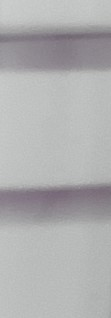
#> input picture img/std268.jpg, 111 x 318 px
$ python canny.py
#> lines starting #> are read from the running program, lines starting #| are printed output that depends on the picture; after the words box and inside, x2 and y2 are one past the last pixel; in counts of white or black regions, pixels touching at a corner belong together; long printed decimals are rounded
### zdyf.py
import cv2
import numpy as np

# [111 lines left out: functions canny_trackbar, solve_quad, threshold_trackbar, Exposure_adj, cvAvg, cvContrastRatio and 1 more, not called in this run]

def takesecond(elem):
    return elem[1]

# [6 lines left out: function gammaAdj, not called in this run]

### canny.py
import cv2
import numpy as np
import zdyf
import math

def cv_show(name,img):
    cv2.imshow(name,img)
    cv2.waitKey(0)
    cv2.destroyAllWindows()

stdv=185.6765734265734

#二值化
img=cv2.imread('img/std268.jpg')
#> img is the input picture: shape (318, 111, 3); mean B, G, R 176, 175.1, 175

img_gray=cv2.cvtColor(img,cv2.COLOR_BGR2GRAY)
cv_show('img',img_gray)
#zdyf.canny_trackbar(img_gray)
# cannyres=cv2.Canny(img_gray,40,120)

ret, h1 = cv2.threshold(img_gray.copy(), 0, 255, cv2.THRESH_BINARY+cv2.THRESH_OTSU)
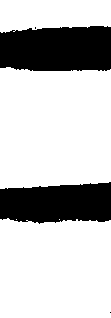
#> h1: shape (318, 111); 75.8% white; 4 black regions (2 under 20 px), largest, box (x1, y1, x2, y2) and area: (0, 26, 111, 71) 4627, (0, 182, 111, 224) 3905
#> ret = 162
print("二值化")
cv_show('img',h1)
h1=cv2.bitwise_not(h1)
cv_show('img',h1)

#开运算
kernel = np.ones((3,3),np.uint8)
closing = cv2.morphologyEx(h1, cv2.MORPH_OPEN, kernel)
#> closing: shape (318, 111); 24% white; 2 white regions, box (x1, y1, x2, y2) and area: (0, 26, 111, 71) 4600, (0, 182, 111, 223) 3879
print("开运算")
cv2.imshow('opening', closing)
cv2.waitKey(0)
cv2.destroyAllWindows()

border=cv2.Canny(closing,45,50)
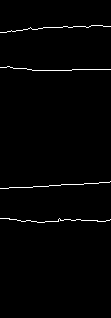
#> border: shape (318, 111); 1.3% white in thin lines or dots, all inside (x1, y1, x2, y2) = (0, 25, 111, 223)
cv_show('img',closing)

linelist=[]

lines = cv2.HoughLinesP(border, 0.8, np.pi / 720, 20,minLineLength=50, maxLineGap=20)
#> lines = [[42, 70, 110, 69], [0, 188, 109, 182], [21, 221, 109, 220], [28, 28, 102, 25]]
for line in lines:
    x1, y1, x2, y2 = line[0]
    linelist.append([x1,y1,x2,y2])
#> this loop made 4 passes
#> after the loop, linelist has the same summary as lines


linelist.sort(key=zdyf.takesecond)
print(linelist)
#| [[28, 28, 102, 25], [42, 70, 110, 69], [0, 188, 109, 182], [21, 221, 109, 220]]
x1,y1,x2,y2=linelist[0]


cv_show("img",img)
tan=(y1-y2)/(x2-x1)
#> tan = 0.0405
t=math.degrees(math.atan(tan))
#> t = 2.32
print(t)
#| 2.322

y=img.shape[0]
#> y = 318
x=img.shape[1]
#> x = 111
xmid=(int)(x/2)
#> xmid = 55
ymid=(int)((linelist[0][2]+linelist[len(linelist)-1][2])/2)
#> ymid = 105

M = cv2.getRotationMatrix2D((xmid, ymid), -t, 1)
#> M = [[0.999, -0.0405, 4.3], [0.0405, 0.999, -2.14]]
closing = cv2.warpAffine(closing, M, (x, y))
img=cv2.warpAffine(img, M, (x, y))
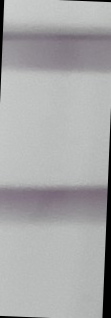
#> img: shape (318, 111, 3); mean B, G, R 169.6, 168.7, 168.7
cv2.imshow('rotation', closing)
cv2.waitKey(0)

#闭运算
kernel = np.ones((10,10),np.uint8)
closing = cv2.morphologyEx(closing, cv2.MORPH_CLOSE, kernel)
print("闭运算")
cv2.imshow('closing', closing)
cv2.waitKey(0)
cv2.destroyAllWindows()

#开运算
kernel = np.ones((10,10),np.uint8)
closing = cv2.morphologyEx(closing, cv2.MORPH_OPEN, kernel)
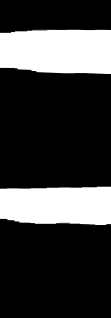
#> closing: shape (318, 111); min 0, max 255, mean 61.4
print("开运算")
cv2.imshow('opening', closing)
cv2.waitKey(0)
cv2.destroyAllWindows()

#开运算
kernel = np.ones((50,50),np.uint8)
closing = cv2.morphologyEx(closing.copy(), cv2.MORPH_CLOSE, kernel)
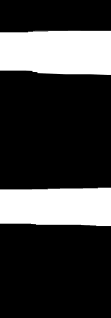
#> closing: shape (318, 111); min 0, max 255, mean 62.3
print("闭运算")
cv2.imshow('closing', closing)
cv2.waitKey(0)
cv2.destroyAllWindows()

# [7 lines of commented-out code are left out]
contours, hierarchy = cv2.findContours(closing, cv2.RETR_TREE, cv2.CHAIN_APPROX_SIMPLE)
#> contours = 2 contours; box (x1, y1, x2, y2) and area: (0, 30, 111, 75) 4618, (0, 187, 111, 227) 3940
draw_img = img.copy()
res=cv2.drawContours(draw_img,contours,-1,(0,0,255),1)
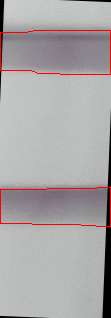
#> res: shape (318, 111, 3); mean B, G, R 167.4, 166.5, 170.7
print("轮廓")
cv_show('img',res)


#T线轮廓矩形
cnt=contours[1]
#> cnt = contour of 16 points, box (x1, y1, x2, y2) (0, 30, 111, 75), area 4618
tx,ty,tw,th = cv2.boundingRect(cnt)
#> tx = 0; ty = 30; tw = 111; th = 45
tx1=tx+(int)(tw/4)
#> tx1 = 27
ty1=ty+(int)(th/10)
#> ty1 = 34
tx2=tx+tw-(int)(tw/4)
#> tx2 = 84
ty2=ty-(int)(th/3.5)+th
#> ty2 = 63
imgc = cv2.rectangle(img.copy(),(tx1,ty1),(tx2,ty2),(0,255,0),1)
print("T线轮廓矩形")
cv_show('img',img)

#T线分割
roi2=img.copy()[ty1:ty2,tx1:tx2]
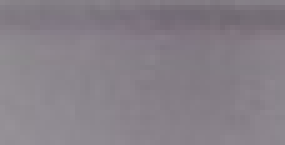
#> roi2: shape (29, 57, 3) (shown 5 times larger); mean B, G, R 135.9, 128, 134.6
print("T线分割")
cv_show('img',roi2)

#T线图像转灰度图
roi2_gray=cv2.cvtColor(roi2.copy(),cv2.COLOR_BGR2GRAY)
print("T线灰度图")
cv_show('img',roi2_gray)


#C线轮廓矩形
cnt=contours[0]
cx,cy,cw,ch = cv2.boundingRect(cnt)
cx1=cx+(int)(tw/4)
cy1=cy+(int)(th/10)
cx2=cx+cw-(int)(tw/4)
cy2=cy-(int)(th/3.5)+th
imgc = cv2.rectangle(imgc.copy(),(cx1,cy1),(cx2,cy2),(0,255,0),1)
print("C线轮廓矩形")
cv_show('img',imgc)

#C线分割
roi1=img.copy()[cy1:cy2,cx1:cx2]
print("C线分割")
cv_show('img',roi1)

#C线转灰度
roi1_gray=cv2.cvtColor(roi1.copy(),cv2.COLOR_BGR2GRAY)
print("C线图像转化为灰度图")
cv_show('img',roi1_gray)


#计算标C灰度图平均灰度值和方差
avgC=zdyf.cvAvg(roi1_gray)
variance=zdyf.Variance(roi1_gray)
print("平均灰度值为",avgC)
print("方差为",variance)


#w区域
wx=tx
wy=(int)((cy+ty)/2)
wh=th
ww=tw

wx1=cx1
wy1=(int)((cy1+ty1)/2)
wx2=cx2
wy2=wy1+cy2-cy1

imgc = cv2.rectangle(imgc.copy(),(wx1,wy1),(wx2,wy2),(0,255,0),1)
print("w区域轮廓矩形")
cv_show('img',imgc)
roiw=img.copy()[wy1:wy2,wx1:wx2]
print("w区域分割")
cv_show('img',roiw)
roiw_gray=cv2.cvtColor(roiw,cv2.COLOR_BGR2GRAY)
avgW=zdyf.cvAvg(roiw_gray)
print("W灰度为",avgW)
roiwhsv=cv2.cvtColor(roiw,cv2.COLOR_BGR2HSV)
roiwh,roiws,roiwv=cv2.split(roiwhsv)
avgWh=zdyf.cvAvg(roiwv)
print("w平均V分量",avgWh)


avgT=zdyf.cvAvg(roi2_gray)
variance2=zdyf.Variance(roi2_gray)
print("平均灰度值为",avgT)
print("方差为",variance2)

rate=avgC/avgT
print("灰度的比值为",rate)
result=(avgW-avgT)/((avgW-avgT)+(avgW-avgC))
print("T/(T+C)=",result)

# [7 lines of commented-out code are left out]

$ run again, with img/std175.jpg copied over img/std268.jpg
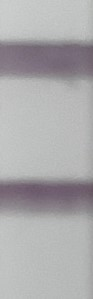
#> input picture img/std175.jpg, 93 x 299 px
#> img is the input picture: shape (299, 93, 3); mean B, G, R 172.2, 170.4, 171.7
#> `ret, h1 = cv2.threshold(img_gray.copy(), 0, 255, cv2.THRESH_BINARY+cv2..`:
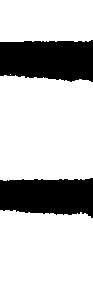
#> h1: shape (299, 93); 76.5% white; 2 black regions, box (x1, y1, x2, y2) and area: (0, 40, 93, 82) 3437, (0, 178, 93, 218) 3095
#> ret = 153
#> border: shape (299, 93); 1.3% white in thin lines or dots, all inside (x1, y1, x2, y2) = (0, 39, 93, 218)
#> lines = [[0, 179, 85, 179], [0, 41, 89, 41], [0, 209, 89, 215], [0, 75, 54, 78], [25, 40, 91, 40], [5, 74, 74, 80]]
#> the loop `for line in lines:` made 6 passes
#> after the loop `for line in lines:`: linelist has the same summary as lines
#| [[25, 40, 91, 40], [0, 41, 89, 41], [5, 74, 74, 80], [0, 75, 54, 78], [0, 179, 85, 179], [0, 209, 89, 215]]
#> `x1,y1,x2,y2=linelist[0]`: x1 = 25; y1 = 40; x2 = 91; y2 = 40
#> tan = 0
#| 0.0
#> ymid = 90
#> M = [[1, 0, 0], [0, 1, 0]]
#> contours = 2 contours; box (x1, y1, x2, y2) and area: (0, 44, 93, 83) 3329, (0, 182, 93, 217) 2982
#> cnt = contour of 12 points, box (x1, y1, x2, y2) (0, 44, 93, 83), area 3329
#> tx = 0; ty = 44; tw = 93; th = 39
#> tx1 = 23
#> ty1 = 47
#> tx2 = 70
#> ty2 = 72
#> `roi2=img.copy()[ty1:ty2,tx1:tx2]`:
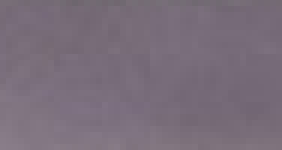
#> roi2: shape (25, 47, 3) (shown 6 times larger); mean B, G, R 122.3, 109.3, 121.2

$ run again, with img/std270.jpg copied over img/std268.jpg
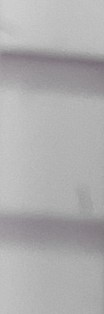
#> input picture img/std270.jpg, 104 x 314 px
#> img is the input picture: shape (314, 104, 3); mean B, G, R 173.9, 172.9, 173.9
#> `ret, h1 = cv2.threshold(img_gray.copy(), 0, 255, cv2.THRESH_BINARY+cv2..`:
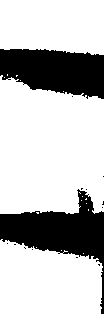
#> h1: shape (314, 104); 74.5% white; 14 black regions (12 under 20 px), largest, box (x1, y1, x2, y2) and area: (0, 189, 104, 314) 4308, (0, 49, 104, 99) 3995
#> ret = 164
#> border: shape (314, 104); 1.7% white in thin lines or dots, all inside (x1, y1, x2, y2) = (0, 48, 104, 314)
#> lines = [[24, 48, 103, 54], [22, 212, 92, 210], [29, 87, 96, 95], [28, 247, 93, 256], [41, 89, 103, 98]]
#> the loop `for line in lines:` made 5 passes
#> after the loop `for line in lines:`: linelist has the same summary as lines
#| [[24, 48, 103, 54], [29, 87, 96, 95], [41, 89, 103, 98], [22, 212, 92, 210], [28, 247, 93, 256]]
#> `x1,y1,x2,y2=linelist[0]`: x1 = 24; y1 = 48; y2 = 54
#> tan = -0.0759
#> t = -4.34
#| -4.343
#> ymid = 98
#> M = [[0.997, 0.0757, -7.27], [-0.0757, 0.997, 4.22]]
#> contours = 2 contours; box (x1, y1, x2, y2) and area: (0, 53, 104, 98) 4064, (0, 195, 104, 256) 3922
#> cnt = contour of 19 points, box (x1, y1, x2, y2) (0, 53, 104, 98), area 4064
#> tx = 0; ty = 53; tw = 104; th = 45
#> tx1 = 26
#> ty1 = 57
#> tx2 = 78
#> ty2 = 86
#> `roi2=img.copy()[ty1:ty2,tx1:tx2]`:
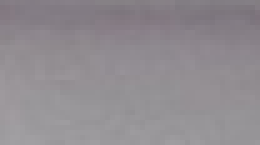
#> roi2: shape (29, 52, 3) (shown 5 times larger); mean B, G, R 144.8, 139.9, 144.7

$ run again, with img/std296.jpg copied over img/std268.jpg
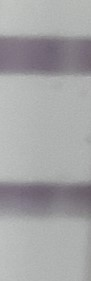
#> input picture img/std296.jpg, 91 x 281 px
#> img is the input picture: shape (281, 91, 3); mean B, G, R 165.6, 164, 164.4
#> ret = 150
#> border: shape (281, 91); 1.4% white in thin lines or dots, all inside (x1, y1, x2, y2) = (0, 35, 91, 221)
#> lines = [[0, 36, 90, 36], [3, 73, 72, 74], [28, 181, 88, 181]]
#> the loop `for line in lines:` made 3 passes
#> after the loop `for line in lines:`: linelist has the same summary as lines
#| [[0, 36, 90, 36], [3, 73, 72, 74], [28, 181, 88, 181]]
#> `x1,y1,x2,y2=linelist[0]`: x1 = 0; y1 = 36; x2 = 90; y2 = 36
#> tan = 0
#| 0.0
#> ymid = 89
#> M = [[1, 0, 0], [0, 1, 0]]
#> contours = 2 contours; box (x1, y1, x2, y2) and area: (0, 39, 91, 79) 3364, (0, 185, 91, 221) 2972
#> cnt = contour of 12 points, box (x1, y1, x2, y2) (0, 39, 91, 79), area 3364
#> tx = 0; ty = 39; tw = 91; th = 40
#> tx1 = 22
#> ty1 = 43
#> tx2 = 69
#> ty2 = 68
#> `roi2=img.copy()[ty1:ty2,tx1:tx2]`:
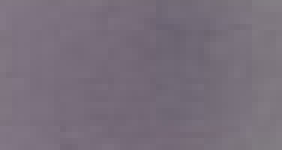
#> roi2: shape (25, 47, 3) (shown 6 times larger); mean B, G, R 122.9, 110.4, 120
